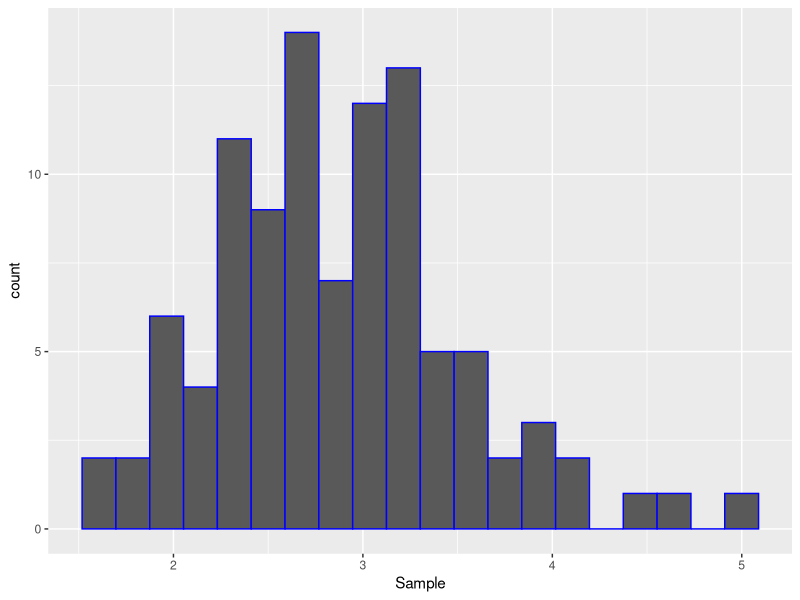
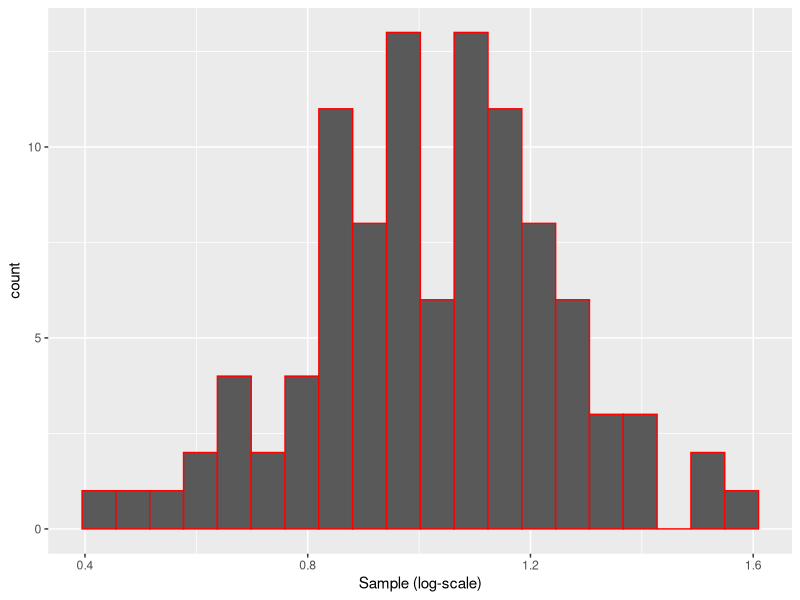

The R source for these figures, in order:
## ---- chunk 1
library(ggplot2)
set.seed(1)

x <-  as.data.frame(rlnorm(100, 1, 0.25))
names(x)[1] <- 'sample'
## ---- chunk 2
ggplot(x, aes(x = x$sample)) + geom_histogram(bins = 20, colour = 'blue') + xlab('Sample')

## ---- chunk 3
ggplot(x, aes(x = log(x$sample))) + geom_histogram(bins = 20, color = 'red') + xlab('Sample (log-scale)')
## ---- chunk 4
print(paste('The mean of the sample is:', round(mean(x$sample), 5),'.'))
print(paste('The variance of the sample is:', round(var(x$sample),5),'.'))

